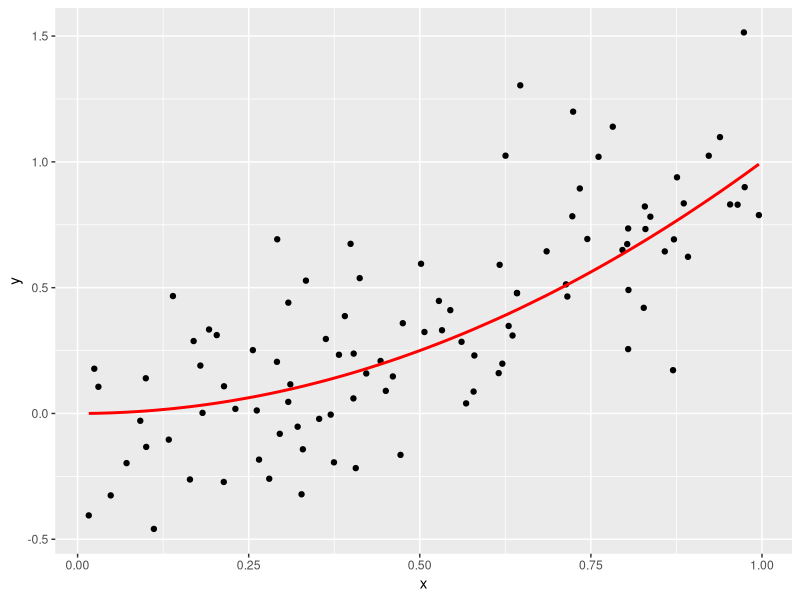
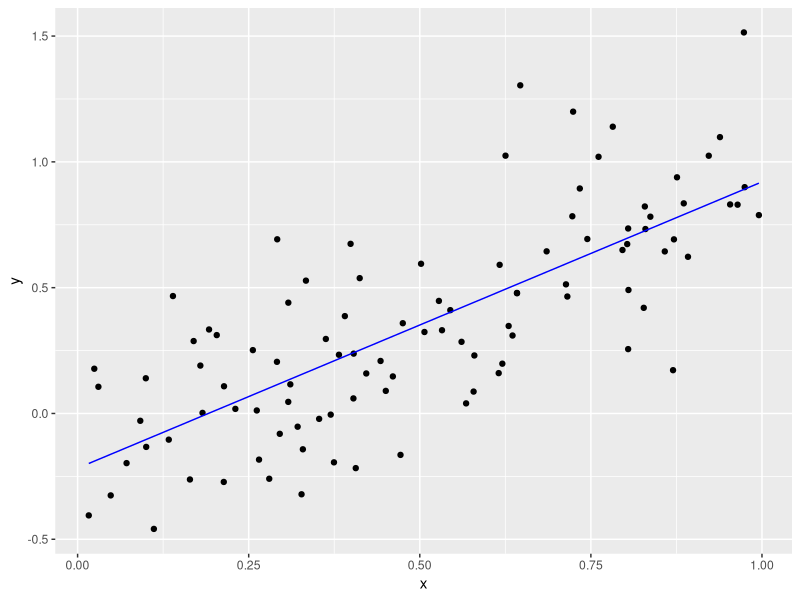

The R script that drew these images, in order:
# Setup -------------------------------------------------------------------
library(tidyverse)
library(broom)

# Let these be:
# -true function f(x) for a one-dimensional predictor x
# -the standard deviation of the true epsilon i.e. the noise
f <- function(x) {
  x^2
}
sigma <- 0.3

# This function generates a random sample. Random in terms of both
# -the predictor x
# -the amount of noise eps
generate_sample <- function(f, n_sim, sigma) {
  data_frame(
    x = runif(n = n_sim, min = 0, max = 1),
    f_x = f(x),
    eps = rnorm(n = n_sim, mean = 0, sd = sigma),
    y = f_x + eps
  )
}

# Generate Training Data via Sampling -------------------------------------
train_data <- generate_sample(f, n_sim = 100, sigma = sigma)

# The true model f(x) is in red. We observe points (x,y). Here we are pretending
# to know the exact break down of y into f(x) and eps
ggplot(train_data, aes(x=x)) +
  geom_point(aes(y=y)) +
  geom_line(aes(y=f_x), col="red", size=1)

# In a realistic situation, we only know x & y, not f(x) & eps. So we should
# remove them
train_data <- train_data %>%
  select(x, y)

# Generate Test Data, Fit Model, and Get Predictions -------------------

# 1. Generate test data via sampling. Recall in test data, we only have the
# predictors x:
test_data <- generate_sample(f, n_sim = 100, sigma = sigma) %>%
  select(x)

# 2. Fit Model: Simple linear regression
model <- lm(y ~ x, data = train_data)
train_data_augmented <- model %>%
  augment() %>%
  tbl_df()

# Plot fitted model to training data
ggplot(data=train_data_augmented, aes(x=x)) +
  geom_point(aes(y=y)) +
  geom_line(aes(y=.fitted), col="blue")

# 3. Get Predictions
# Note: we use augment(newdata=BLAH) here, since it works. This is equivalent
# to using the predict() function.
predictions <- model %>%
  augment(newdata=test_data) %>%
  tbl_df() %>%
  .[[".fitted"]]

# Main For Loop -------------------------------------------------
set.seed(76)
n_sim <- 10000

# Create new test data: a single point
x0 <- 0.95
test_data <- data_frame(x=x0)

# Save predictions here
predictions <- rep(0, n_sim)

for(i in 1:n_sim) {
  # Generate new train_data
  train_data <- generate_sample(f, n_sim = i, sigma = sigma)
  # Fit model on train_data
  model <- lm(y ~ x, data = train_data)
  # Test model on test_data (aka x0)
  value_p <- predict(model, data=test_data) 
  # Store predicted value
  predictions[i] <- value_p
  if(i %% 100 == 0){
    print(i)
  }
}

# Pull the Curtain! Reveal truth: i.e. show all components we really know, but
# pretended not to:
set.seed(76)
truth <- data_frame(
  x = rep(x0, n_sim),
  f_x = f(x),
  eps = rnorm(n = n_sim, mean = 0, sd = 0.3),
  y = f_x + eps
  )

# Add predictions
truth <- truth %>%
  mutate(y_hat=predictions)

# Compute MSE, (Avg Bias of f_hat)^2, Variance of f_hat, sigma^2:
# MSE
mse_all <- rep(0, nrow(truth))
for(i in 1:nrow(truth)){
  mse_all[i] <- (truth$y[i] - truth$y_hat[i])^2
}
mean(mse_all)
  
# Bias
error <- rep(0, nrow(truth))
for(i in 1:nrow(truth)){
  error[i] <- truth$y[i] - truth$y_hat[i]
}
(mean(error))^2

# Var
var(x=truth$y, y=truth$y_hat)

# Sigma
var(x=truth$y, y=truth$y_hat)^2

mean(error)^2 +var(x=truth$y, y=truth$y_hat)+var(x=truth$y, y=truth$y_hat)^2
